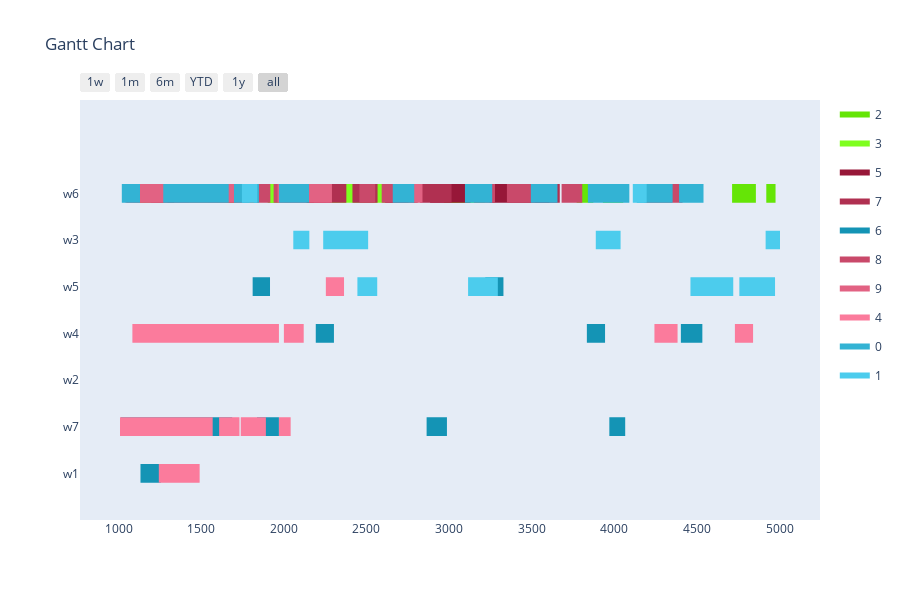

The notebook cell saved with this chart:
### Markdown cell above
Config 2 - Test with Two Point Crossover

### Code cell
optimizer = BaseGA(env)
optimizer.set_minimize()
# optional (in this case, all options given are the default option, if the configuration step is skipped)
optimizer.configure('tardiness', 'twopointcrossover', 'roulettewheel', 'randomize')
# choose an input generator (optional) -> decides how the data gets converted into the optimizer format
#optimizer.set_input_generator('SameLengthAlternativesGenerator')
# all parameters after offspring_amount are optional (in this case -> verbose=True)
result, best_fitness_history, average_fitness_history, best_generation_history, feasible_gen = optimizer.optimize(orders, max_generations, earliest_time_slot, last_time_slot, population_size, offspring_amount, verbose=True)
workstation_assignments = reformat_result(result, orders, env)
visualize(workstation_assignments, best_fitness_history, average_fitness_history, best_generation_history, feasible_gen)

### Figure 1 — Plotly figure (JSON) as saved in the notebook; plotly's stock layout.template omitted (floating-point values rounded to 4 significant figures; data arrays with more than 128 entries replaced by an {"elided": "..."} marker saying what was removed)
{"data": [{"fill": "toself", "fillcolor": "rgb(101, 229, 6)", "hoverinfo": "name", "legendgroup": "rgb(101, 229, 6)", "mode": "none", "name": "2", "type": "scatter", "x": [3809, 3873, 3873, 3809, 3809, 4920, 4976, 4976, 4920, 4920, 3931, 4054, 4054, 3931, 3931, 1089, 1166, 1166, 1089, 1089, 1593, 1715, 1715, 1593, 1593, 1981, 2046, 2046, 1981, 1981, 2731, 2795, 2795, 2731, 2731, 340, 396, 396, 340, 340, 217, 362, 362, 217, 217, 3772, 3827, 3827, 3772, 3772, 2155, 2202, 2202, 2155, 2155, 1902, 1978, 1978, 1902, 1902, 1315, 1380, 1380, 1315, 1315, 321, 397, 397, 321, 321, 2136, 2201, 2201, 2136, 2136, 1538, 1682, 1682, 1538, 1538, 2970, 3093, 3093, 2970, 2970, 4713, 4857, 4857, 4713], "y": [5.8, 5.8, 6.2, 6.2, null, 5.8, 5.8, 6.2, 6.2, null, 5.8, 5.8, 6.2, 6.2, null, 5.8, 5.8, 6.2, 6.2, null, 5.8, 5.8, 6.2, 6.2, null, 5.8, 5.8, 6.2, 6.2, null, 5.8, 5.8, 6.2, 6.2, null, 5.8, 5.8, 6.2, 6.2, null, 5.8, 5.8, 6.2, 6.2, null, 5.8, 5.8, 6.2, 6.2, null, 5.8, 5.8, 6.2, 6.2, null, 5.8, 5.8, 6.2, 6.2, null, 5.8, 5.8, 6.2, 6.2, null, 5.8, 5.8, 6.2, 6.2, null, 5.8, 5.8, 6.2, 6.2, null, 5.8, 5.8, 6.2, 6.2, null, 5.8, 5.8, 6.2, 6.2, null, 5.8, 5.8, 6.2, 6.2]}, {"fill": "toself", "fillcolor": "rgb(126, 254, 31)", "hoverinfo": "name", "legendgroup": "rgb(126, 254, 31)", "mode": "none", "name": "3", "type": "scatter", "x": [984, 1084, 1084, 984, 984, 2618, 2680, 2680, 2618, 2618, 2545, 2665, 2665, 2545, 2545, 1823, 2013, 2013, 1823, 1823, 3111, 3173, 3173, 3111, 3111, 1155, 1305, 1305, 1155, 1155, 259, 409, 409, 259, 259, 2971, 3091, 3091, 2971, 2971, 813, 966, 966, 813, 813, 2316, 2506, 2506, 2316, 2316, 209, 329, 329, 209, 209, 302, 432, 432, 302, 302, 970, 1155, 1155, 970, 970, 1913, 2033, 2033, 1913, 1913, 1822, 2012, 2012, 1822, 1822, 2610, 2770, 2770, 2610, 2610, 3051, 3161, 3161, 3051, 3051, 2352, 2532, 2532, 2352, 2352, 2274, 2404, 2404, 2274, 2274, 3026, 3216, 3216, 3026, 3026, 2476, 2606, 2606, 2476, 2476, 1401, 1511, 1511, 1401, 1401, 515, 630, 630, 515], "y": [5.8, 5.8, 6.2, 6.2, null, 5.8, 5.8, 6.2, 6.2, null, 5.8, 5.8, 6.2, 6.2, null, 5.8, 5.8, 6.2, 6.2, null, 5.8, 5.8, 6.2, 6.2, null, 5.8, 5.8, 6.2, 6.2, null, 5.8, 5.8, 6.2, 6.2, null, 5.8, 5.8, 6.2, 6.2, null, 5.8, 5.8, 6.2, 6.2, null, 5.8, 5.8, 6.2, 6.2, null, 5.8, 5.8, 6.2, 6.2, null, 5.8, 5.8, 6.2, 6.2, null, 5.8, 5.8, 6.2, 6.2, null, 5.8, 5.8, 6.2, 6.2, null, 5.8, 5.8, 6.2, 6.2, null, 5.8, 5.8, 6.2, 6.2, null, 5.8, 5.8, 6.2, 6.2, null, 5.8, 5.8, 6.2, 6.2, null, 5.8, 5.8, 6.2, 6.2, null, 5.8, 5.8, 6.2, 6.2, null, 5.8, 5.8, 6.2, 6.2, null, 5.8, 5.8, 6.2, 6.2, null, 5.8, 5.8, 6.2, 6.2]}, {"fill": "toself", "fillcolor": "rgb(151, 23, 56)", "hoverinfo": "name", "legendgroup": "rgb(151, 23, 56)", "mode": "none", "name": "5", "type": "scatter", "x": [3462, 3607, 3607, 3462, 3462, 2965, 3087, 3087, 2965, 2965, 2982, 3059, 3059, 2982, 2982, 3245, 3330, 3330, 3245, 3245, 2180, 2245, 2245, 2180, 2180, 3075, 3130, 3130, 3075, 3075, 2909, 2964, 2964, 2909, 2909, 3315, 3440, 3440, 3315, 3315, 3545, 3600, 3600, 3545, 3545, 2885, 2972, 2972, 2885, 2885, 3405, 3515, 3515, 3405, 3405, 2613, 2738, 2738, 2613, 2613, 238, 293, 293, 238, 238, 721, 798, 798, 721, 721, 3506, 3571, 3571, 3506, 3506, 666, 721, 721, 666, 666, 1350, 1426, 1426, 1350, 1350, 2131, 2254, 2254, 2131], "y": [5.8, 5.8, 6.2, 6.2, null, 5.8, 5.8, 6.2, 6.2, null, 5.8, 5.8, 6.2, 6.2, null, 5.8, 5.8, 6.2, 6.2, null, 5.8, 5.8, 6.2, 6.2, null, 5.8, 5.8, 6.2, 6.2, null, 5.8, 5.8, 6.2, 6.2, null, 5.8, 5.8, 6.2, 6.2, null, 5.8, 5.8, 6.2, 6.2, null, 5.8, 5.8, 6.2, 6.2, null, 5.8, 5.8, 6.2, 6.2, null, 5.8, 5.8, 6.2, 6.2, null, 5.8, 5.8, 6.2, 6.2, null, 5.8, 5.8, 6.2, 6.2, null, 5.8, 5.8, 6.2, 6.2, null, 5.8, 5.8, 6.2, 6.2, null, 5.8, 5.8, 6.2, 6.2, null, 5.8, 5.8, 6.2, 6.2]}, {"fill": "toself", "fillcolor": "rgb(176, 48, 81)", "hoverinfo": "name", "legendgroup": "rgb(176, 48, 81)", "mode": "none", "name": "7", "type": "scatter", "x": [2005, 2190, 2190, 2005, 2005, 2426, 2546, 2546, 2426, 2426, 3545, 3670, 3670, 3545, 3545, 1541, 1691, 1691, 1541, 1541, 2169, 2292, 2292, 2169, 2169, 501, 563, 563, 501, 501, 2825, 3015, 3015, 2825, 2825, 2940, 2996, 2996, 2940, 2940, 2511, 2567, 2567, 2511, 2511, 1662, 1718, 1718, 1662, 1662, 570, 700, 700, 570, 570, 2415, 2535, 2535, 2415, 2415, 3522, 3584, 3584, 3522, 3522, 2690, 2810, 2810, 2690, 2690, 1196, 1386, 1386, 1196, 1196, 2263, 2378, 2378, 2263, 2263, 2298, 2354, 2354, 2298, 2298, 857, 953, 953, 857, 857, 2618, 2748, 2748, 2618, 2618, 2126, 2246, 2246, 2126, 2126, 561, 681, 681, 561, 561, 3548, 3648, 3648, 3548, 3548, 219, 319, 319, 219], "y": [5.8, 5.8, 6.2, 6.2, null, 5.8, 5.8, 6.2, 6.2, null, 5.8, 5.8, 6.2, 6.2, null, 5.8, 5.8, 6.2, 6.2, null, 5.8, 5.8, 6.2, 6.2, null, 5.8, 5.8, 6.2, 6.2, null, 5.8, 5.8, 6.2, 6.2, null, 5.8, 5.8, 6.2, 6.2, null, 5.8, 5.8, 6.2, 6.2, null, 5.8, 5.8, 6.2, 6.2, null, 5.8, 5.8, 6.2, 6.2, null, 5.8, 5.8, 6.2, 6.2, null, 5.8, 5.8, 6.2, 6.2, null, 5.8, 5.8, 6.2, 6.2, null, 5.8, 5.8, 6.2, 6.2, null, 5.8, 5.8, 6.2, 6.2, null, 5.8, 5.8, 6.2, 6.2, null, 5.8, 5.8, 6.2, 6.2, null, 5.8, 5.8, 6.2, 6.2, null, 5.8, 5.8, 6.2, 6.2, null, 5.8, 5.8, 6.2, 6.2, null, 5.8, 5.8, 6.2, 6.2, null, 5.8, 5.8, 6.2, 6.2]}, {"fill": "toself", "fillcolor": "rgb(20, 148, 181)", "hoverinfo": "name", "legendgroup": "rgb(20, 148, 181)", "mode": "none", "name": "6", "type": "scatter", "x": [1811, 1916, 1916, 1811, 1811, 572, 772, 772, 572, 572, 497, 697, 697, 497, 497, 3219, 3329, 3329, 3219, 3219, 437, 557, 557, 437, 437, 4403, 4533, 4533, 4403, 4403, 2193, 2303, 2303, 2193, 2193, 3834, 3944, 3944, 3834, 3834, 1687, 1837, 1837, 1687, 1687, 2864, 2987, 2987, 2864, 2864, 3970, 4066, 4066, 3970, 3970, 843, 1013, 1013, 843, 843, 384, 507, 507, 384, 384, 331, 481, 481, 331, 331, 288, 411, 411, 288, 288, 393, 516, 516, 393, 393, 1132, 1255, 1255, 1132, 1132, 346, 469, 469, 346], "y": [3.8, 3.8, 4.2, 4.2, null, 3.8, 3.8, 4.2, 4.2, null, 3.8, 3.8, 4.2, 4.2, null, 3.8, 3.8, 4.2, 4.2, null, 2.8, 2.8, 3.2, 3.2, null, 2.8, 2.8, 3.2, 3.2, null, 2.8, 2.8, 3.2, 3.2, null, 2.8, 2.8, 3.2, 3.2, null, 0.8, 0.8, 1.2, 1.2, null, 0.8, 0.8, 1.2, 1.2, null, 0.8, 0.8, 1.2, 1.2, null, 0.8, 0.8, 1.2, 1.2, null, 0.8, 0.8, 1.2, 1.2, null, 0.8, 0.8, 1.2, 1.2, null, 0.8, 0.8, 1.2, 1.2, null, 0.8, 0.8, 1.2, 1.2, null, -0.2, -0.2, 0.2, 0.2, null, -0.2, -0.2, 0.2, 0.2]}, {"fill": "toself", "fillcolor": "rgb(201, 73, 106)", "hoverinfo": "name", "legendgroup": "rgb(201, 73, 106)", "mode": "none", "name": "8", "type": "scatter", "x": [3681, 3806, 3806, 3681, 3681, 4293, 4413, 4413, 4293, 4293, 2457, 2553, 2553, 2457, 2457, 1279, 1459, 1459, 1279, 1279, 1076, 1266, 1266, 1076, 1076, 2624, 2739, 2739, 2624, 2624, 3392, 3517, 3517, 3392, 3392, 3168, 3278, 3278, 3168, 3168, 2592, 2782, 2782, 2592, 2592, 870, 990, 990, 870, 870, 1437, 1597, 1597, 1437, 1437, 3350, 3470, 3470, 3350, 3350, 4218, 4338, 4338, 4218, 4218, 1049, 1174, 1174, 1049, 1049, 2182, 2279, 2279, 2182, 2182, 3151, 3207, 3207, 3151, 3151, 1733, 1918, 1918, 1733, 1733, 1938, 2068, 2068, 1938, 1938, 1391, 1487, 1487, 1391, 1391, 1707, 1827, 1827, 1707, 1707, 4182, 4297, 4297, 4182, 4182, 1985, 2115, 2115, 1985, 1985, 1947, 2057, 2057, 1947], "y": [5.8, 5.8, 6.2, 6.2, null, 5.8, 5.8, 6.2, 6.2, null, 5.8, 5.8, 6.2, 6.2, null, 5.8, 5.8, 6.2, 6.2, null, 5.8, 5.8, 6.2, 6.2, null, 5.8, 5.8, 6.2, 6.2, null, 5.8, 5.8, 6.2, 6.2, null, 5.8, 5.8, 6.2, 6.2, null, 5.8, 5.8, 6.2, 6.2, null, 5.8, 5.8, 6.2, 6.2, null, 5.8, 5.8, 6.2, 6.2, null, 5.8, 5.8, 6.2, 6.2, null, 5.8, 5.8, 6.2, 6.2, null, 5.8, 5.8, 6.2, 6.2, null, 5.8, 5.8, 6.2, 6.2, null, 5.8, 5.8, 6.2, 6.2, null, 5.8, 5.8, 6.2, 6.2, null, 5.8, 5.8, 6.2, 6.2, null, 5.8, 5.8, 6.2, 6.2, null, 5.8, 5.8, 6.2, 6.2, null, 5.8, 5.8, 6.2, 6.2, null, 5.8, 5.8, 6.2, 6.2, null, 5.8, 5.8, 6.2, 6.2]}, {"fill": "toself", "fillcolor": "rgb(226, 98, 131)", "hoverinfo": "name", "legendgroup": "rgb(226, 98, 131)", "mode": "none", "name": "9", "type": "scatter", "x": [2036, 2100, 2100, 2036, 2036, 546, 633, 633, 546, 546, 1710, 1795, 1795, 1710, 1710, 2184, 2249, 2249, 2184, 2184, 2152, 2277, 2277, 2152, 2152, 1041, 1186, 1186, 1041, 1041, 1574, 1718, 1718, 1574, 1574, 2028, 2138, 2138, 2028, 2028, 2157, 2244, 2244, 2157, 2157, 416, 481, 481, 416, 416, 1351, 1437, 1437, 1351, 1351, 1336, 1469, 1469, 1336, 1336, 2203, 2259, 2259, 2203, 2203, 2754, 2839, 2839, 2754, 2754, 2226, 2291, 2291, 2226, 2226, 1962, 2038, 2038, 1962, 1962, 1447, 1592, 1592, 1447, 1447, 1162, 1295, 1295, 1162], "y": [5.8, 5.8, 6.2, 6.2, null, 5.8, 5.8, 6.2, 6.2, null, 5.8, 5.8, 6.2, 6.2, null, 5.8, 5.8, 6.2, 6.2, null, 5.8, 5.8, 6.2, 6.2, null, 5.8, 5.8, 6.2, 6.2, null, 5.8, 5.8, 6.2, 6.2, null, 5.8, 5.8, 6.2, 6.2, null, 5.8, 5.8, 6.2, 6.2, null, 5.8, 5.8, 6.2, 6.2, null, 5.8, 5.8, 6.2, 6.2, null, 5.8, 5.8, 6.2, 6.2, null, 5.8, 5.8, 6.2, 6.2, null, 5.8, 5.8, 6.2, 6.2, null, 5.8, 5.8, 6.2, 6.2, null, 5.8, 5.8, 6.2, 6.2, null, 5.8, 5.8, 6.2, 6.2, null, 5.8, 5.8, 6.2, 6.2]}, {"fill": "toself", "fillcolor": "rgb(251, 123, 156)", "hoverinfo": "name", "legendgroup": "rgb(251, 123, 156)", "mode": "none", "name": "4", "type": "scatter", "x": [215, 415, 415, 215, 215, 2254, 2364, 2364, 2254, 2254, 863, 983, 983, 863, 863, 4730, 4840, 4840, 4730, 4730, 953, 1083, 1083, 953, 953, 521, 631, 631, 521, 521, 227, 347, 347, 227, 227, 2000, 2120, 2120, 2000, 2000, 399, 509, 509, 399, 399, 4243, 4383, 4383, 4243, 4243, 258, 481, 481, 258, 258, 1608, 1731, 1731, 1608, 1608, 1569, 1739, 1739, 1569, 1569, 405, 575, 575, 405, 405, 858, 1008, 1008, 858, 858, 855, 951, 951, 855, 855, 1891, 2041, 2041, 1891, 1891, 1243, 1490, 1490, 1243], "y": [3.8, 3.8, 4.2, 4.2, null, 3.8, 3.8, 4.2, 4.2, null, 3.8, 3.8, 4.2, 4.2, null, 2.8, 2.8, 3.2, 3.2, null, 2.8, 2.8, 3.2, 3.2, null, 2.8, 2.8, 3.2, 3.2, null, 2.8, 2.8, 3.2, 3.2, null, 2.8, 2.8, 3.2, 3.2, null, 2.8, 2.8, 3.2, 3.2, null, 2.8, 2.8, 3.2, 3.2, null, 1.8, 1.8, 2.2, 2.2, null, 0.8, 0.8, 1.2, 1.2, null, 0.8, 0.8, 1.2, 1.2, null, 0.8, 0.8, 1.2, 1.2, null, 0.8, 0.8, 1.2, 1.2, null, 0.8, 0.8, 1.2, 1.2, null, 0.8, 0.8, 1.2, 1.2, null, -0.2, -0.2, 0.2, 0.2]}, {"fill": "toself", "fillcolor": "rgb(51, 179, 212)", "hoverinfo": "name", "legendgroup": "rgb(51, 179, 212)", "mode": "none", "name": "0", "type": "scatter", "x": {"elided": "134 int values"}, "y": {"elided": "134 float values"}}, {"fill": "toself", "fillcolor": "rgb(76, 204, 237)", "hoverinfo": "name", "legendgroup": "rgb(76, 204, 237)", "mode": "none", "name": "1", "type": "scatter", "x": [4112, 4196, 4196, 4112, 4112, 1746, 1839, 1839, 1746, 1746, 287, 437, 437, 287, 287, 394, 470, 470, 394, 394, 583, 680, 680, 583, 583, 4916, 5003, 5003, 4916, 4916, 2057, 2154, 2154, 2057, 2057, 3888, 4038, 4038, 3888, 3888, 2238, 2416, 2416, 2238, 2238, 605, 681, 681, 605, 605, 410, 509, 509, 410, 410, 2413, 2510, 2510, 2413, 2413, 305, 392, 392, 305, 305, 216, 336, 336, 216, 216, 3115, 3295, 3295, 3115, 3115, 4853, 4973, 4973, 4853, 4853, 4506, 4720, 4720, 4506, 4506, 4757, 4877, 4877, 4757, 4757, 415, 535, 535, 415, 415, 2445, 2565, 2565, 2445, 2445, 4461, 4675, 4675, 4461], "y": [5.8, 5.8, 6.2, 6.2, null, 5.8, 5.8, 6.2, 6.2, null, 4.8, 4.8, 5.2, 5.2, null, 4.8, 4.8, 5.2, 5.2, null, 4.8, 4.8, 5.2, 5.2, null, 4.8, 4.8, 5.2, 5.2, null, 4.8, 4.8, 5.2, 5.2, null, 4.8, 4.8, 5.2, 5.2, null, 4.8, 4.8, 5.2, 5.2, null, 4.8, 4.8, 5.2, 5.2, null, 4.8, 4.8, 5.2, 5.2, null, 4.8, 4.8, 5.2, 5.2, null, 4.8, 4.8, 5.2, 5.2, null, 3.8, 3.8, 4.2, 4.2, null, 3.8, 3.8, 4.2, 4.2, null, 3.8, 3.8, 4.2, 4.2, null, 3.8, 3.8, 4.2, 4.2, null, 3.8, 3.8, 4.2, 4.2, null, 3.8, 3.8, 4.2, 4.2, null, 3.8, 3.8, 4.2, 4.2, null, 3.8, 3.8, 4.2, 4.2]}, {"legendgroup": "rgb(101, 229, 6)", "marker": {"color": "rgb(101, 229, 6)", "opacity": 0, "size": 1}, "mode": "markers", "name": "", "showlegend": false, "text": [null, null, null, null, null, null, null, null, null, null, null, null, null, null, null, null, null, null, null, null, null, null, null, null, null, null, null, null, null, null, null, null, null, null, null, null], "type": "scatter", "x": [3809, 3873, 4920, 4976, 3931, 4054, 1089, 1166, 1593, 1715, 1981, 2046, 2731, 2795, 340, 396, 217, 362, 3772, 3827, 2155, 2202, 1902, 1978, 1315, 1380, 321, 397, 2136, 2201, 1538, 1682, 2970, 3093, 4713, 4857], "y": [6, 6, 6, 6, 6, 6, 6, 6, 6, 6, 6, 6, 6, 6, 6, 6, 6, 6, 6, 6, 6, 6, 6, 6, 6, 6, 6, 6, 6, 6, 6, 6, 6, 6, 6, 6]}, {"legendgroup": "rgb(126, 254, 31)", "marker": {"color": "rgb(126, 254, 31)", "opacity": 0, "size": 1}, "mode": "markers", "name": "", "showlegend": false, "text": [null, null, null, null, null, null, null, null, null, null, null, null, null, null, null, null, null, null, null, null, null, null, null, null, null, null, null, null, null, null, null, null, null, null, null, null, null, null, null, null, null, null, null, null, null, null], "type": "scatter", "x": [984, 1084, 2618, 2680, 2545, 2665, 1823, 2013, 3111, 3173, 1155, 1305, 259, 409, 2971, 3091, 813, 966, 2316, 2506, 209, 329, 302, 432, 970, 1155, 1913, 2033, 1822, 2012, 2610, 2770, 3051, 3161, 2352, 2532, 2274, 2404, 3026, 3216, 2476, 2606, 1401, 1511, 515, 630], "y": [6, 6, 6, 6, 6, 6, 6, 6, 6, 6, 6, 6, 6, 6, 6, 6, 6, 6, 6, 6, 6, 6, 6, 6, 6, 6, 6, 6, 6, 6, 6, 6, 6, 6, 6, 6, 6, 6, 6, 6, 6, 6, 6, 6, 6, 6]}, {"legendgroup": "rgb(151, 23, 56)", "marker": {"color": "rgb(151, 23, 56)", "opacity": 0, "size": 1}, "mode": "markers", "name": "", "showlegend": false, "text": [null, null, null, null, null, null, null, null, null, null, null, null, null, null, null, null, null, null, null, null, null, null, null, null, null, null, null, null, null, null, null, null, null, null, null, null], "type": "scatter", "x": [3462, 3607, 2965, 3087, 2982, 3059, 3245, 3330, 2180, 2245, 3075, 3130, 2909, 2964, 3315, 3440, 3545, 3600, 2885, 2972, 3405, 3515, 2613, 2738, 238, 293, 721, 798, 3506, 3571, 666, 721, 1350, 1426, 2131, 2254], "y": [6, 6, 6, 6, 6, 6, 6, 6, 6, 6, 6, 6, 6, 6, 6, 6, 6, 6, 6, 6, 6, 6, 6, 6, 6, 6, 6, 6, 6, 6, 6, 6, 6, 6, 6, 6]}, {"legendgroup": "rgb(176, 48, 81)", "marker": {"color": "rgb(176, 48, 81)", "opacity": 0, "size": 1}, "mode": "markers", "name": "", "showlegend": false, "text": [null, null, null, null, null, null, null, null, null, null, null, null, null, null, null, null, null, null, null, null, null, null, null, null, null, null, null, null, null, null, null, null, null, null, null, null, null, null, null, null, null, null, null, null, null, null], "type": "scatter", "x": [2005, 2190, 2426, 2546, 3545, 3670, 1541, 1691, 2169, 2292, 501, 563, 2825, 3015, 2940, 2996, 2511, 2567, 1662, 1718, 570, 700, 2415, 2535, 3522, 3584, 2690, 2810, 1196, 1386, 2263, 2378, 2298, 2354, 857, 953, 2618, 2748, 2126, 2246, 561, 681, 3548, 3648, 219, 319], "y": [6, 6, 6, 6, 6, 6, 6, 6, 6, 6, 6, 6, 6, 6, 6, 6, 6, 6, 6, 6, 6, 6, 6, 6, 6, 6, 6, 6, 6, 6, 6, 6, 6, 6, 6, 6, 6, 6, 6, 6, 6, 6, 6, 6, 6, 6]}, {"legendgroup": "rgb(20, 148, 181)", "marker": {"color": "rgb(20, 148, 181)", "opacity": 0, "size": 1}, "mode": "markers", "name": "", "showlegend": false, "text": [null, null, null, null, null, null, null, null, null, null, null, null, null, null, null, null, null, null, null, null, null, null, null, null, null, null, null, null, null, null, null, null, null, null, null, null], "type": "scatter", "x": [1811, 1916, 572, 772, 497, 697, 3219, 3329, 437, 557, 4403, 4533, 2193, 2303, 3834, 3944, 1687, 1837, 2864, 2987, 3970, 4066, 843, 1013, 384, 507, 331, 481, 288, 411, 393, 516, 1132, 1255, 346, 469], "y": [4, 4, 4, 4, 4, 4, 4, 4, 3, 3, 3, 3, 3, 3, 3, 3, 1, 1, 1, 1, 1, 1, 1, 1, 1, 1, 1, 1, 1, 1, 1, 1, 0, 0, 0, 0]}, {"legendgroup": "rgb(201, 73, 106)", "marker": {"color": "rgb(201, 73, 106)", "opacity": 0, "size": 1}, "mode": "markers", "name": "", "showlegend": false, "text": [null, null, null, null, null, null, null, null, null, null, null, null, null, null, null, null, null, null, null, null, null, null, null, null, null, null, null, null, null, null, null, null, null, null, null, null, null, null, null, null, null, null, null, null, null, null], "type": "scatter", "x": [3681, 3806, 4293, 4413, 2457, 2553, 1279, 1459, 1076, 1266, 2624, 2739, 3392, 3517, 3168, 3278, 2592, 2782, 870, 990, 1437, 1597, 3350, 3470, 4218, 4338, 1049, 1174, 2182, 2279, 3151, 3207, 1733, 1918, 1938, 2068, 1391, 1487, 1707, 1827, 4182, 4297, 1985, 2115, 1947, 2057], "y": [6, 6, 6, 6, 6, 6, 6, 6, 6, 6, 6, 6, 6, 6, 6, 6, 6, 6, 6, 6, 6, 6, 6, 6, 6, 6, 6, 6, 6, 6, 6, 6, 6, 6, 6, 6, 6, 6, 6, 6, 6, 6, 6, 6, 6, 6]}, {"legendgroup": "rgb(226, 98, 131)", "marker": {"color": "rgb(226, 98, 131)", "opacity": 0, "size": 1}, "mode": "markers", "name": "", "showlegend": false, "text": [null, null, null, null, null, null, null, null, null, null, null, null, null, null, null, null, null, null, null, null, null, null, null, null, null, null, null, null, null, null, null, null, null, null, null, null], "type": "scatter", "x": [2036, 2100, 546, 633, 1710, 1795, 2184, 2249, 2152, 2277, 1041, 1186, 1574, 1718, 2028, 2138, 2157, 2244, 416, 481, 1351, 1437, 1336, 1469, 2203, 2259, 2754, 2839, 2226, 2291, 1962, 2038, 1447, 1592, 1162, 1295], "y": [6, 6, 6, 6, 6, 6, 6, 6, 6, 6, 6, 6, 6, 6, 6, 6, 6, 6, 6, 6, 6, 6, 6, 6, 6, 6, 6, 6, 6, 6, 6, 6, 6, 6, 6, 6]}, {"legendgroup": "rgb(251, 123, 156)", "marker": {"color": "rgb(251, 123, 156)", "opacity": 0, "size": 1}, "mode": "markers", "name": "", "showlegend": false, "text": [null, null, null, null, null, null, null, null, null, null, null, null, null, null, null, null, null, null, null, null, null, null, null, null, null, null, null, null, null, null, null, null, null, null, null, null], "type": "scatter", "x": [215, 415, 2254, 2364, 863, 983, 4730, 4840, 953, 1083, 521, 631, 227, 347, 2000, 2120, 399, 509, 4243, 4383, 258, 481, 1608, 1731, 1569, 1739, 405, 575, 858, 1008, 855, 951, 1891, 2041, 1243, 1490], "y": [4, 4, 4, 4, 4, 4, 3, 3, 3, 3, 3, 3, 3, 3, 3, 3, 3, 3, 3, 3, 2, 2, 1, 1, 1, 1, 1, 1, 1, 1, 1, 1, 1, 1, 0, 0]}, {"legendgroup": "rgb(51, 179, 212)", "marker": {"color": "rgb(51, 179, 212)", "opacity": 0, "size": 1}, "mode": "markers", "name": "", "showlegend": false, "text": [null, null, null, null, null, null, null, null, null, null, null, null, null, null, null, null, null, null, null, null, null, null, null, null, null, null, null, null, null, null, null, null, null, null, null, null, null, null, null, null, null, null, null, null, null, null, null, null, null, null, null, null, null, null], "type": "scatter", "x": [429, 524, 1019, 1129, 234, 354, 2007, 2152, 812, 922, 1060, 1270, 3840, 3950, 3940, 4060, 3495, 3605, 944, 1109, 3096, 3261, 4136, 4266, 1666, 1792, 4188, 4353, 1996, 2122, 1849, 2027, 3965, 4091, 219, 343, 3503, 3608, 4416, 4540, 398, 518, 2659, 2789, 410, 530, 1698, 1818, 299, 456, 3556, 3656, 4392, 4492], "y": [6, 6, 6, 6, 6, 6, 6, 6, 6, 6, 6, 6, 6, 6, 6, 6, 6, 6, 6, 6, 6, 6, 6, 6, 6, 6, 6, 6, 6, 6, 6, 6, 6, 6, 6, 6, 6, 6, 6, 6, 6, 6, 6, 6, 6, 6, 6, 6, 6, 6, 6, 6, 6, 6]}, {"legendgroup": "rgb(76, 204, 237)", "marker": {"color": "rgb(76, 204, 237)", "opacity": 0, "size": 1}, "mode": "markers", "name": "", "showlegend": false, "text": [null, null, null, null, null, null, null, null, null, null, null, null, null, null, null, null, null, null, null, null, null, null, null, null, null, null, null, null, null, null, null, null, null, null, null, null, null, null, null, null, null, null], "type": "scatter", "x": [4112, 4196, 1746, 1839, 287, 437, 394, 470, 583, 680, 4916, 5003, 2057, 2154, 3888, 4038, 2238, 2416, 605, 681, 410, 509, 2413, 2510, 305, 392, 216, 336, 3115, 3295, 4853, 4973, 4506, 4720, 4757, 4877, 415, 535, 2445, 2565, 4461, 4675], "y": [6, 6, 6, 6, 5, 5, 5, 5, 5, 5, 5, 5, 5, 5, 5, 5, 5, 5, 5, 5, 5, 5, 5, 5, 5, 5, 4, 4, 4, 4, 4, 4, 4, 4, 4, 4, 4, 4, 4, 4, 4, 4]}], "layout": {"height": 600, "hovermode": "closest", "showlegend": true, "title": {"text": "Gantt Chart"}, "xaxis": {"rangeselector": {"buttons": [{"count": 7, "label": "1w", "step": "day", "stepmode": "backward"}, {"count": 1, "label": "1m", "step": "month", "stepmode": "backward"}, {"count": 6, "label": "6m", "step": "month", "stepmode": "backward"}, {"count": 1, "label": "YTD", "step": "year", "stepmode": "todate"}, {"count": 1, "label": "1y", "step": "year", "stepmode": "backward"}, {"step": "all"}]}, "showgrid": false, "type": "date", "zeroline": false}, "yaxis": {"autorange": false, "range": [-1, 8], "showgrid": false, "ticktext": ["w1", "w7", "w2", "w4", "w5", "w3", "w6"], "tickvals": [0, 1, 2, 3, 4, 5, 6], "zeroline": false}}}
